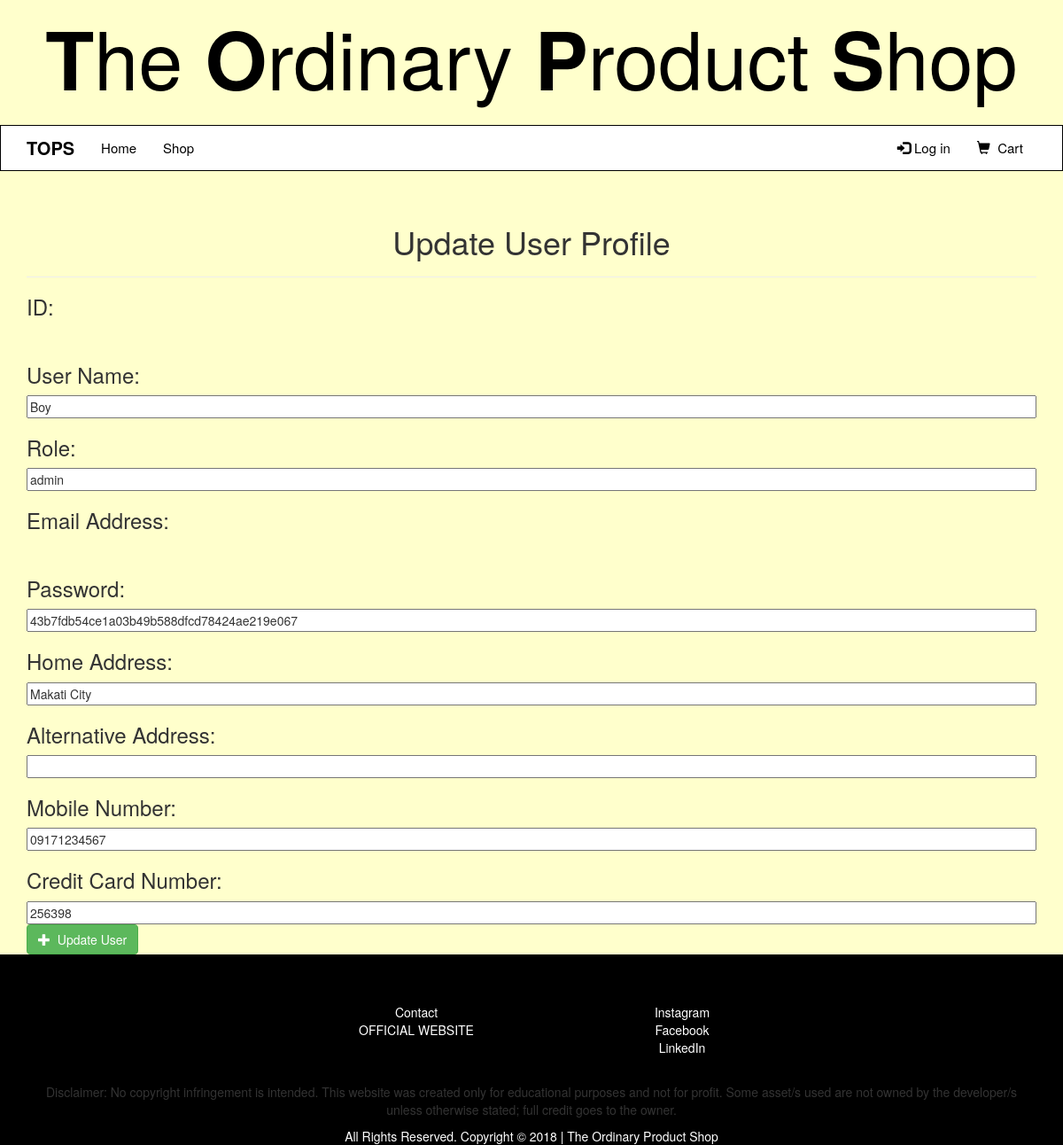
Screenshot of /updateUser.php?id=18 with the database file from the repository.
### tables this page shows
CREATE TABLE `users` (
  `id` int(11) NOT NULL,
  `name` varchar(255) NOT NULL,
  `role` varchar(255) NOT NULL,
  `email` varchar(255) NOT NULL,
  `password` varchar(255) NOT NULL,
  `home_address` varchar(255) NOT NULL,
  `alternative_address` varchar(255) NOT NULL,
  `mobile_number` varchar(255) NOT NULL,
  `credit_card_no` varchar(255) NOT NULL
);

### updateUser.php (the view, shortened to what this page needs)
<?php
include "navbar.php";
$id = $_GET["id"];
include "db_config.php";
$sql = "SELECT * FROM users where id = '$id'";
$result = mysqli_query($conn, $sql);
if($result){
	while ($row = mysqli_fetch_assoc($result)) {
		$name = $row["name"];
		$role = $row["role"];
		$password = $row["password"];
		$home_address = $row["home_address"];
		$alternative_address = $row["alternative_address"];
		$mobile_number = $row["mobile_number"];
		$credit_card_no = $row["credit_card_no"];
	}
}
?>
	<div class="container">
		<h1 style="text-align: center;">Update User Profile</h1>
		<hr>
		<form class="form-horizontal" action="updateUser_action.php" method="POST">
			<h3>ID:</h3>
			<br>
			<h3>User Name:</h3>
			<input type="text" name="name" value = "<?php echo $name;?>" style="width: 100%;" required>
			<br>
			<h3>Role:</h3>
			<input type="text" name="role" value = "<?php echo $role;?>" style="width: 100%;" required>
			<br>
			<h3>Email Address:</h3>
			<br>
			<h3>Password:</h3>
			<input type="text" name="password" value = "<?php echo $password;?>" style="width: 100%;" required>
			<br>
			<h3>Home Address:</h3>
			<input type="text" name="home_address" value = "<?php echo $home_address;?>" style="width: 100%;" required>
			<br>
			<h3>Alternative Address:</h3>
			<input type="text" name="alternative_address" value = "<?php echo $alternative_address;?>" style="width: 100%;" required>
			<br>
			<h3>Mobile Number:</h3>
			<input type="text" name="mobile_number" value = "<?php echo $mobile_number;?>" style="width: 100%;" required>
			<br>
			<h3>Credit Card Number:</h3>
			<input type="text" name="credit_card_no" value = "<?php echo $credit_card_no;?>" style="width: 100%;" required>
			<br>
			<button type="submit" class="btn btn-success"><span class="glyphicon glyphicon-plus"></span>&nbsp;&nbsp;Update User</button>
		</form>
	</div>
<?php
include "footer.php"
?>

### trial/css/style.css (style rules this page uses)
body { background: #ffffcc; }
html, body, .carousel, .carousel-inner, .carousel-inner .item { height: 100%; }

### rows the page displays
users: name "Boy", role "admin", password "43b7fdb54ce1a03b49b588dfcd78424ae219e067", home_address "Makati City", mobile_number "09171234567", credit_card_no "256398"
